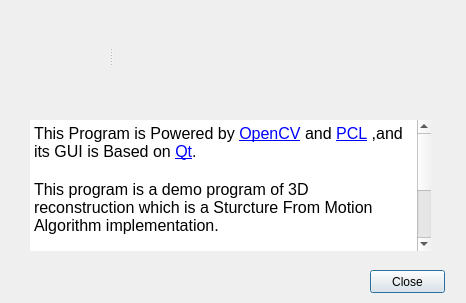
<?xml version="1.0" encoding="UTF-8"?>
<ui version="4.0">
 <class>aboutDialog</class>
 <widget class="QDialog" name="aboutDialog">
  <property name="geometry">
   <rect>
    <x>0</x>
    <y>0</y>
    <width>466</width>
    <height>303</height>
   </rect>
  </property>
  <property name="windowTitle">
   <string>About</string>
  </property>
  <widget class="QPushButton" name="pushButton">
   <property name="geometry">
    <rect>
     <x>370</x>
     <y>270</y>
     <width>75</width>
     <height>23</height>
    </rect>
   </property>
   <property name="autoFillBackground">
    <bool>true</bool>
   </property>
   <property name="text">
    <string>Close</string>
   </property>
   <property name="shortcut">
    <string>Ctrl+C</string>
   </property>
  </widget>
  <widget class="QTextBrowser" name="textBrowser">
   <property name="geometry">
    <rect>
     <x>30</x>
     <y>120</y>
     <width>401</width>
     <height>131</height>
    </rect>
   </property>
   <property name="autoFillBackground">
    <bool>true</bool>
   </property>
   <property name="frameShape">
    <enum>QFrame::NoFrame</enum>
   </property>
   <property name="frameShadow">
    <enum>QFrame::Plain</enum>
   </property>
   <property name="html">
    <string>&lt;!DOCTYPE HTML PUBLIC &quot;-//W3C//DTD HTML 4.0//EN&quot; &quot;http://www.w3.org/TR/REC-html40/strict.dtd&quot;&gt;
&lt;html&gt;&lt;head&gt;&lt;meta name=&quot;qrichtext&quot; content=&quot;1&quot; /&gt;&lt;style type=&quot;text/css&quot;&gt;
p, li { white-space: pre-wrap; }
&lt;/style&gt;&lt;/head&gt;&lt;body style=&quot; font-family:'SimSun'; font-size:9pt; font-weight:400; font-style:normal;&quot;&gt;
&lt;p style=&quot; margin-top:0px; margin-bottom:0px; margin-left:0px; margin-right:0px; -qt-block-indent:0; text-indent:0px;&quot;&gt;&lt;span style=&quot; font-size:12pt;&quot;&gt;This Program is Powered by &lt;/span&gt;&lt;a href=&quot;www.opencv.org&quot;&gt;&lt;span style=&quot; font-size:12pt; text-decoration: underline; color:#0000ff;&quot;&gt;OpenCV&lt;/span&gt;&lt;/a&gt;&lt;span style=&quot; font-size:12pt;&quot;&gt; and &lt;/span&gt;&lt;a href=&quot;www.pointcloud.org&quot;&gt;&lt;span style=&quot; font-size:12pt; text-decoration: underline; color:#0000ff;&quot;&gt;PCL&lt;/span&gt;&lt;/a&gt;&lt;span style=&quot; font-size:12pt;&quot;&gt; ,and its GUI is Based on &lt;/span&gt;&lt;a href=&quot;qt.nokia.com&quot;&gt;&lt;span style=&quot; font-size:12pt; text-decoration: underline; color:#0000ff;&quot;&gt;Qt&lt;/span&gt;&lt;/a&gt;&lt;span style=&quot; font-size:12pt;&quot;&gt;.&lt;/span&gt;&lt;/p&gt;
&lt;p style=&quot;-qt-paragraph-type:empty; margin-top:0px; margin-bottom:0px; margin-left:0px; margin-right:0px; -qt-block-indent:0; text-indent:0px; font-size:12pt;&quot;&gt;&lt;br /&gt;&lt;/p&gt;
&lt;p style=&quot; margin-top:0px; margin-bottom:0px; margin-left:0px; margin-right:0px; -qt-block-indent:0; text-indent:0px;&quot;&gt;&lt;span style=&quot; font-size:12pt;&quot;&gt;This program is a demo program of 3D reconstruction which is a Sturcture From Motion Algorithm implementation.&lt;/span&gt;&lt;/p&gt;
&lt;p style=&quot;-qt-paragraph-type:empty; margin-top:0px; margin-bottom:0px; margin-left:0px; margin-right:0px; -qt-block-indent:0; text-indent:0px; font-size:12pt;&quot;&gt;&lt;br /&gt;&lt;/p&gt;
&lt;p style=&quot; margin-top:0px; margin-bottom:0px; margin-left:0px; margin-right:0px; -qt-block-indent:0; text-indent:0px;&quot;&gt;&lt;span style=&quot; font-family:'Consolas,Liberation Mono,Courier,monospace'; font-size:17px; color:#333333;&quot;&gt;Thanks to:&lt;/span&gt;&lt;/p&gt;
&lt;p style=&quot; margin-top:0px; margin-bottom:0px; margin-left:0px; margin-right:0px; -qt-block-indent:0; text-indent:0px;&quot;&gt;&lt;span style=&quot; font-family:'Consolas,Liberation Mono,Courier,monospace'; font-size:17px; color:#333333;&quot;&gt;Roy.    &lt;/span&gt;&lt;a href=&quot;https://github.com/royshil/SfM-Toy-Library&quot;&gt;&lt;span style=&quot; font-family:'Consolas,Liberation Mono,Courier,monospace'; font-size:8pt; text-decoration: underline; color:#4183c4;&quot;&gt;https://github.com/royshil/SfM-Toy-Library&lt;/span&gt;&lt;/a&gt;&lt;/p&gt;
&lt;p style=&quot; margin-top:0px; margin-bottom:0px; margin-left:0px; margin-right:0px; -qt-block-indent:0; text-indent:0px;&quot;&gt;&lt;span style=&quot; font-family:'Consolas,Liberation Mono,Courier,monospace'; font-size:17px; color:#333333;&quot;&gt;OpenCV  &lt;/span&gt;&lt;a href=&quot;http://www.opencv.org/&quot;&gt;&lt;span style=&quot; font-family:'Consolas,Liberation Mono,Courier,monospace'; font-size:17px; text-decoration: underline; color:#4183c4;&quot;&gt;www.opencv.org&lt;/span&gt;&lt;/a&gt;&lt;/p&gt;
&lt;p style=&quot; margin-top:0px; margin-bottom:0px; margin-left:0px; margin-right:0px; -qt-block-indent:0; text-indent:0px;&quot;&gt;&lt;span style=&quot; font-family:'Consolas,Liberation Mono,Courier,monospace'; font-size:17px; color:#333333;&quot;&gt;PCL     &lt;/span&gt;&lt;a href=&quot;http://www.pointcloud.org/&quot;&gt;&lt;span style=&quot; font-family:'Consolas,Liberation Mono,Courier,monospace'; font-size:17px; text-decoration: underline; color:#4183c4;&quot;&gt;www.pointcloud.org&lt;/span&gt;&lt;/a&gt;&lt;/p&gt;
&lt;p style=&quot; margin-top:0px; margin-bottom:0px; margin-left:0px; margin-right:0px; -qt-block-indent:0; text-indent:0px;&quot;&gt;&lt;span style=&quot; font-family:'Consolas,Liberation Mono,Courier,monospace'; font-size:17px; color:#333333;&quot;&gt;Qt      &lt;/span&gt;&lt;a href=&quot;http://www.qt-project.org/&quot;&gt;&lt;span style=&quot; font-family:'Consolas,Liberation Mono,Courier,monospace'; font-size:17px; text-decoration: underline; color:#4183c4;&quot;&gt;www.qt-project.org&lt;/span&gt;&lt;/a&gt;&lt;/p&gt;&lt;/body&gt;&lt;/html&gt;</string>
   </property>
   <property name="overwriteMode">
    <bool>true</bool>
   </property>
   <property name="source">
    <url>
     <string>qrc:/html/about.txt</string>
    </url>
   </property>
   <property name="openExternalLinks">
    <bool>true</bool>
   </property>
   <property name="openLinks">
    <bool>false</bool>
   </property>
  </widget>
  <widget class="QSplitter" name="splitter">
   <property name="geometry">
    <rect>
     <x>30</x>
     <y>10</y>
     <width>161</width>
     <height>91</height>
    </rect>
   </property>
   <property name="sizePolicy">
    <sizepolicy hsizetype="Fixed" vsizetype="Preferred">
     <horstretch>0</horstretch>
     <verstretch>0</verstretch>
    </sizepolicy>
   </property>
   <property name="maximumSize">
    <size>
     <width>16777215</width>
     <height>16777215</height>
    </size>
   </property>
   <property name="orientation">
    <enum>Qt::Horizontal</enum>
   </property>
   <widget class="QLabel" name="label">
    <property name="text">
     <string/>
    </property>
    <property name="pixmap">
     <pixmap resource="../res/res.qrc">:/about/opencv-logo2.png</pixmap>
    </property>
    <property name="scaledContents">
     <bool>true</bool>
    </property>
   </widget>
   <widget class="QLabel" name="label_2">
    <property name="text">
     <string/>
    </property>
    <property name="pixmap">
     <pixmap resource="../res/res.qrc">:/about/pcl_vert_large_pos.png</pixmap>
    </property>
    <property name="scaledContents">
     <bool>true</bool>
    </property>
   </widget>
  </widget>
 </widget>
 <resources>
  <include location="../res/res.qrc"/>
 </resources>
 <connections/>
</ui>
